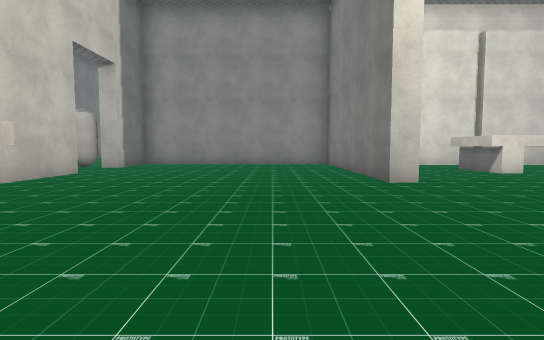
[1] (above)

23 first-person views from a walk through a 3-D level made in the Unity game engine. The camera is 1.2 m above the floor, tilts 4° down and sees 80° across. The floor is counted in squares, 2 m on a side. Each view is taken from the middle of a square. On the plan, view 1 faces up. The plan holds only what a view shows up to about 10 squares ahead; the rest is blank. The place goes on beyond the plan. Door leaves are left out, so doorways stand open. Some surface patterns are stand-ins.

[2]
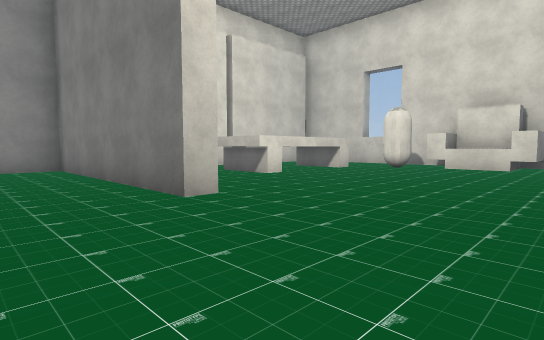

[3]
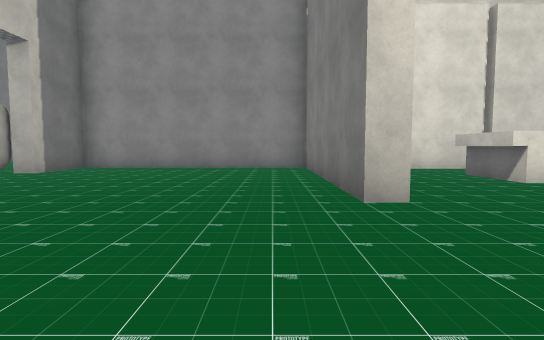

[4]
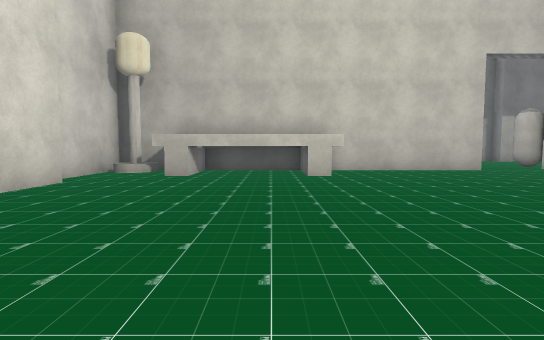

[5]
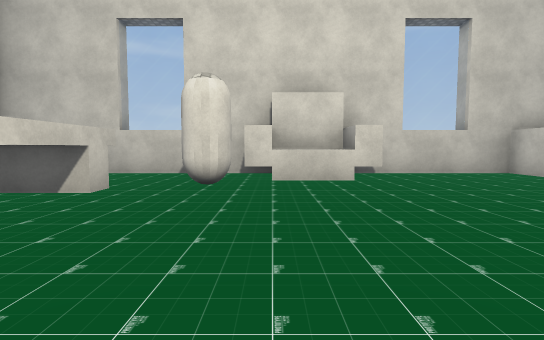

[6]
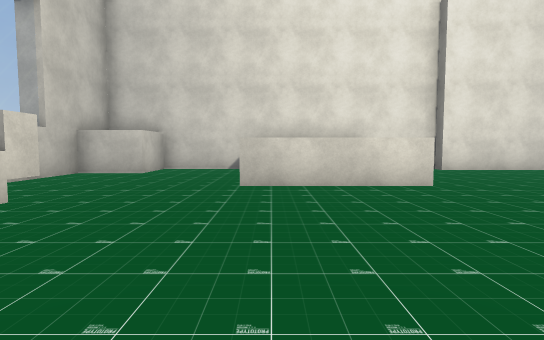

[7]
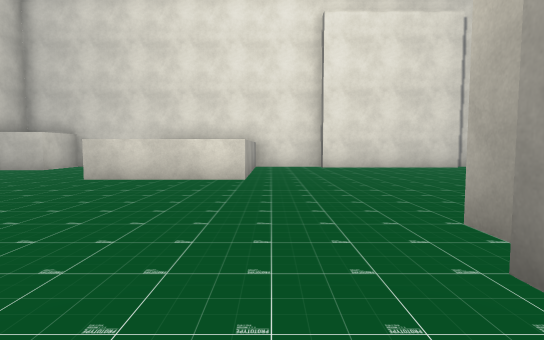

[8]
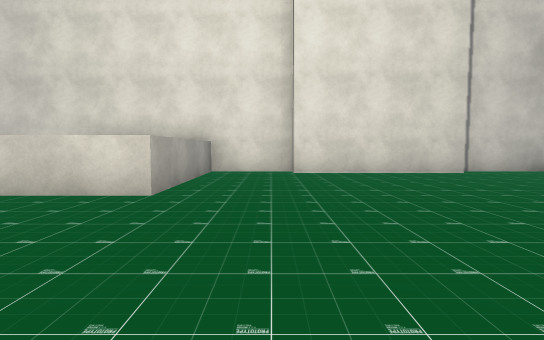

[9]
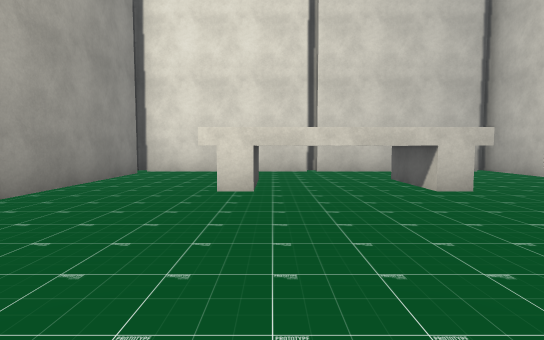

[10]
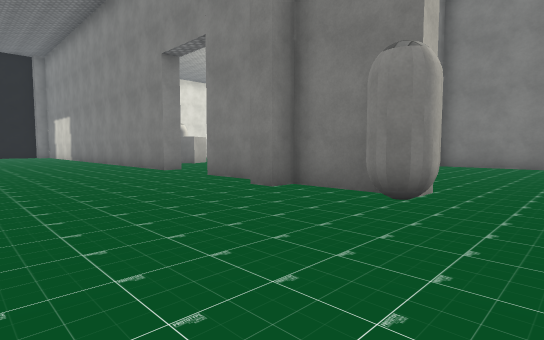

[11]
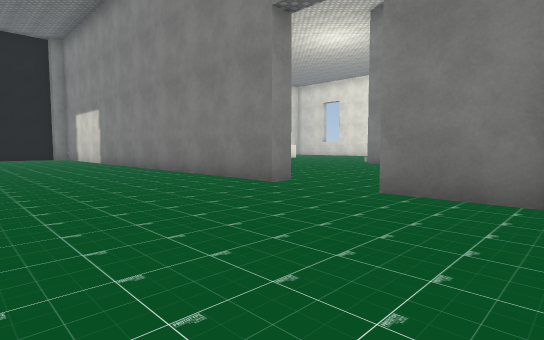

[12]
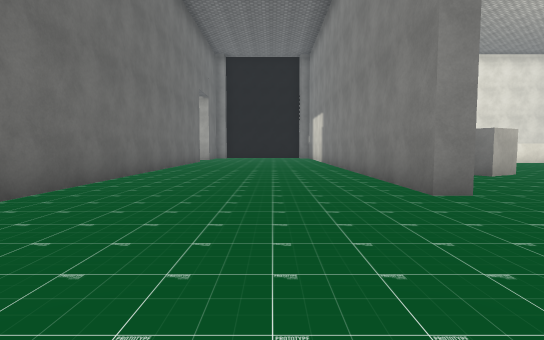

[13]
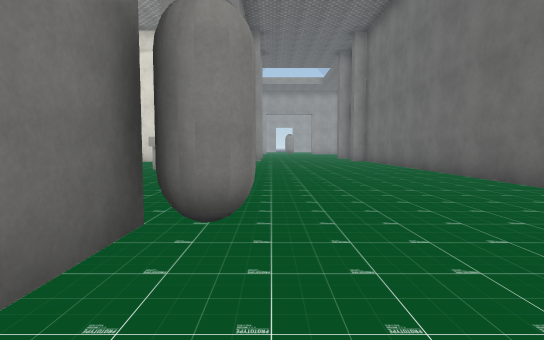

[14]
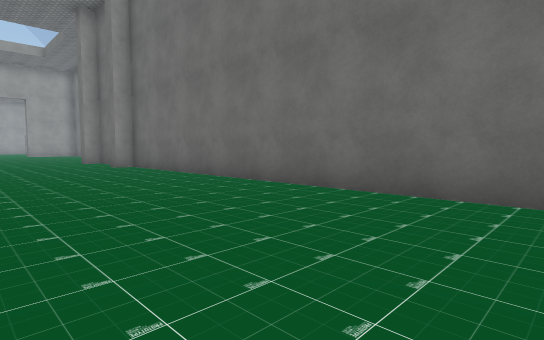

[15]
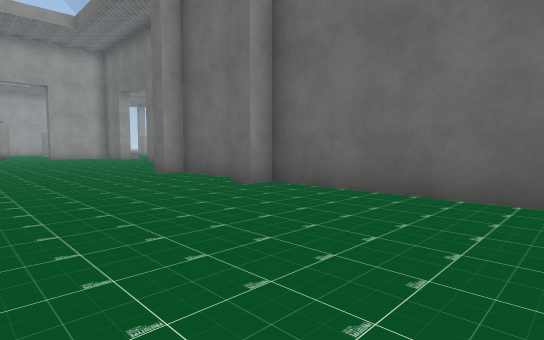

[16]
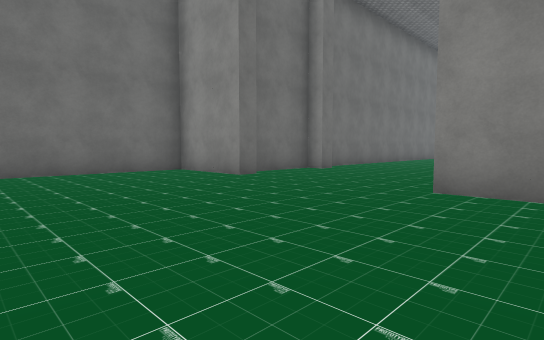

[17]
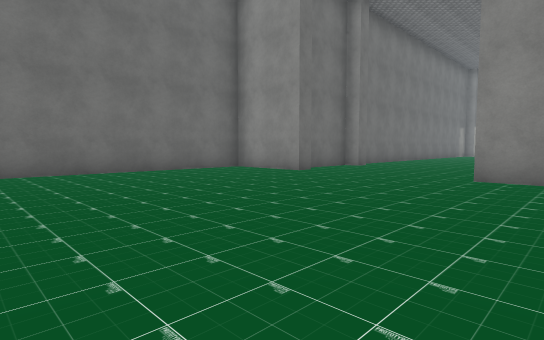

[18]
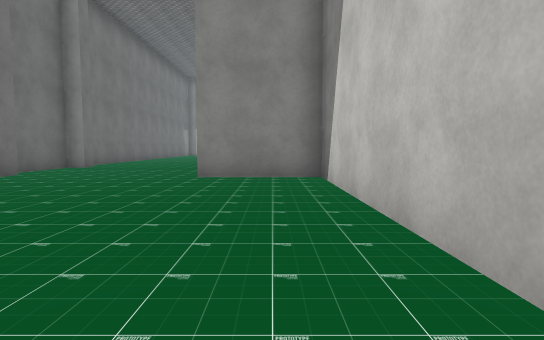

[19]
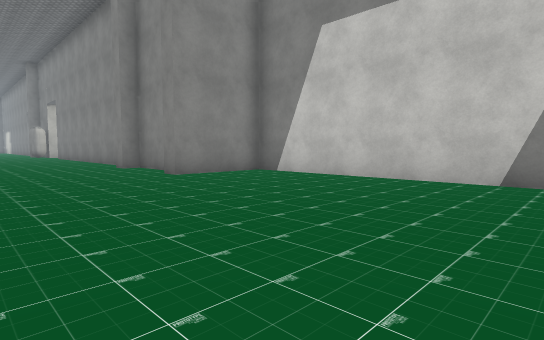

[20]
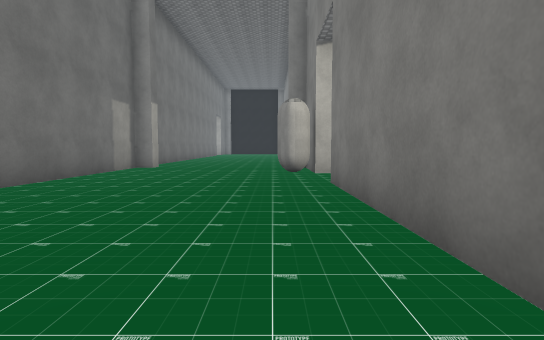

[21]
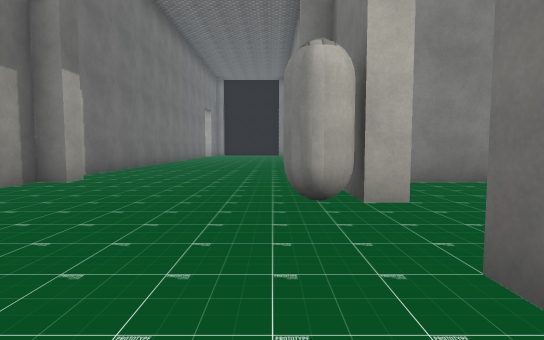

[22]
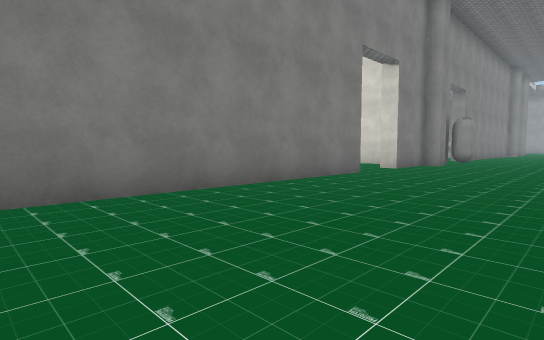

[23]
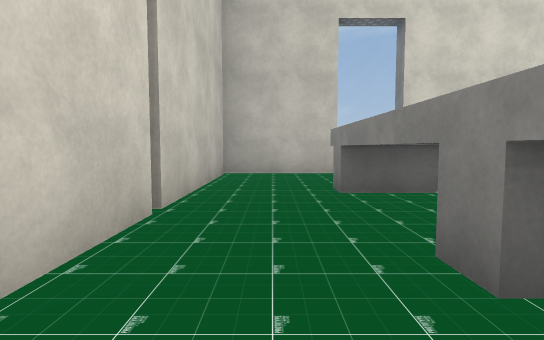

### Floor plan
Key: @ floor where view 1 was taken; # wall or solid block; . floor; D open door; ^ raised ledge; C capsule; T thing the floor can be seen under or through; L lamp; U cube.
Columns run from 12 left of view 1 to 12 right of it. Each row starts with its distance up from view 1.
 23    ....#
 22   #....#
 21   #....#
 20   #....#
 19   #....# .U.
 18   #....# ...
 17   #....#....
 16   #....#DD..
 15   #.....DD
 14   #....#.
 13   #....#
 12   #....#########  ###  ##
 11   #....#......#####.#####
 10   #....C......##........#
  9   #...CC......##.TTTTT..#
  8   #.....DD....##.TTTTT..#
  7   #....#......##........#
  6   #....#......#......C..#
  5   #....#..............###
  4   #....#..............^^
  3   #....###............###
  2   #....###.......^^^....#
  1   #....###.......^  ....#
  0   #....###..@....^  ....#
 -1   #....#L........^  ..###
 -2   #....###########  ###
 -3   #....#
 -4   #....#
 -5 ###....###
 -6 #........#
 -7 #........#
 -8 #........#
 -9 #........#
-10 #........#
-11 #........#
-12    ......

Positions as (right, up) in squares from view 1, and headings:
1: (0, 0), facing up
2: (0, 2), facing up-right
3: (1, 2), facing up
4: (4, 2), facing left
5: (4, 5), facing right
6: (7, 7), facing down
7: (4, 8), facing down
8: (3, 6), facing down
9: (6, 3), facing up
10: (-9, 8), facing up-right
11: (-9, 12), facing up-right
12: (-7, 12), facing up
13: (-6, 12), facing down
14: (-6, 8), facing down-left
15: (-6, 2), facing down-left
16: (-4, -10), facing up-left
17: (-4, -12), facing up-left
18: (-4, -12), facing up
19: (-9, -12), facing up-right
20: (-6, 2), facing up
21: (-6, 6), facing up
22: (-9, 23), facing down-right
23: (4, 10), facing right
